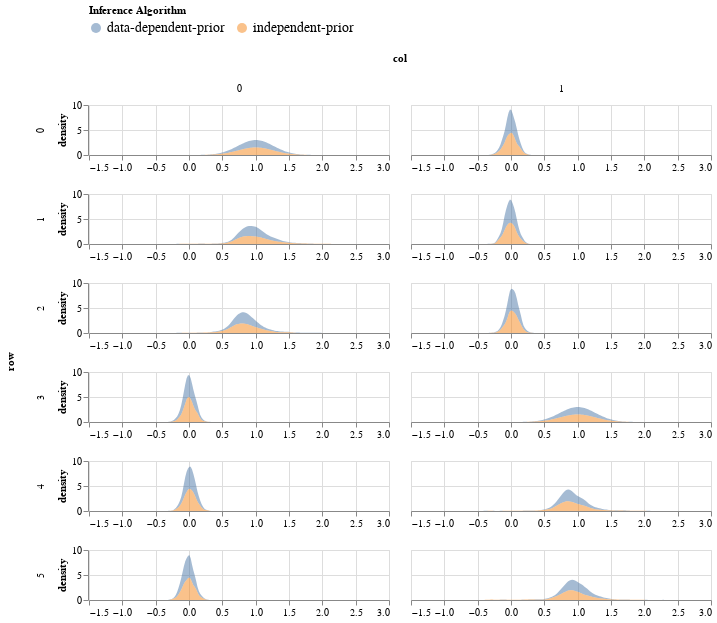

Write notebook code for a chart like this one.
### Markdown cell above
## Plot Both results

### Code cell
param = 'beta'
df = get_post_df(np.squeeze(posterior_samples['batch1'][param]))
df['source'] = 'data-dependent-prior'


df2 = get_post_df(np.squeeze(posterior_samples['batch2'][param]))
df2['source'] = 'independent-prior'

plot_density(pd.concat([df, df2]))

### Figure 1 — Vega-Lite specification as saved in the notebook (floating-point values rounded to 4 significant figures; data arrays with more than 128 entries replaced by an {"elided": "..."} marker saying what was removed)
{"config": {"view": {"continuousWidth": 400, "continuousHeight": 300}}, "data": {"name": "data-83de9f6d204725d2ca7364a49d927030"}, "mark": {"type": "area", "opacity": 0.5}, "encoding": {"color": {"type": "nominal", "field": "source", "legend": {"labelFontSize": 14, "orient": "top"}, "title": "Inference Algorithm"}, "column": {"type": "quantitative", "field": "col"}, "row": {"type": "quantitative", "field": "row"}, "x": {"type": "quantitative", "field": "value", "title": null}, "y": {"type": "quantitative", "field": "density"}}, "height": 50, "resolve": {"scale": {"x": "independent"}}, "transform": [{"fold": ["value"]}, {"density": "value", "groupby": ["cn", "row", "col", "source"]}], "width": 300, "$schema": "https://vega.github.io/schema/vega-lite/v4.8.1.json", "datasets": {"data-83de9f6d204725d2ca7364a49d927030": {"elided": "24000 records"}}}
